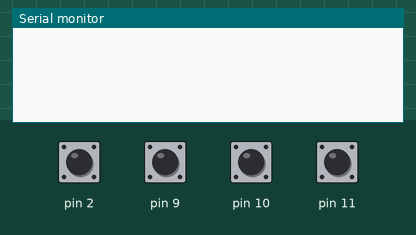
Recording of a sketch running on a simulated Arduino Uno, built with avr-gcc and run on an emulated ATmega328P. On the bench: the last lines printed to the serial monitor. The inputs (shaded band) are chosen by the test bench; at power-on: pin 2, pin 9–11 HIGH.

Above: at 1.2 s.
1.3 s: pin 2 pulled LOW for 0.15 s
At 2.1 s:
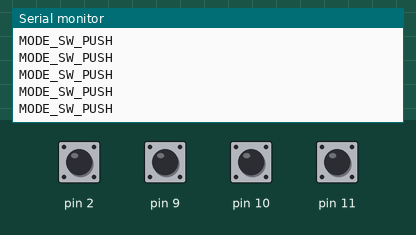
2.9 s: pin 9 pulled LOW for 0.15 s
At 3.8 s:
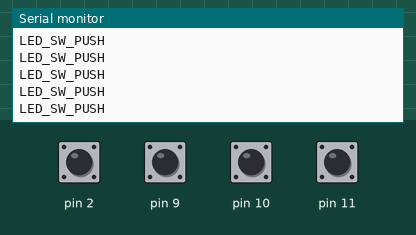
4.5 s: pin 10 pulled LOW for 0.15 s
At 5.7 s:
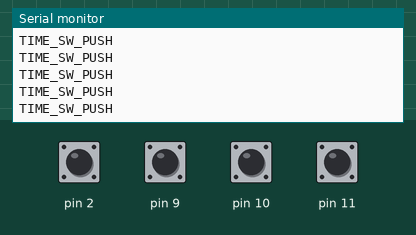
6.1 s: pin 11 pulled LOW for 0.15 s
At 6.9 s:
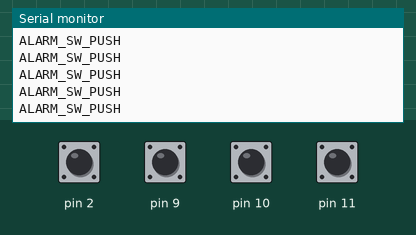
7.7 s: pin 2 driven LOW and pin 9 driven LOW
At 8.7 s:
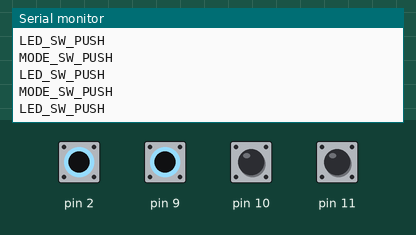

Measured:
- after the input at 1.3 s, the serial monitor: prints a new line at once (image 1)
- after the input at 2.9 s, the serial monitor: prints a new line at once (image 2)
- after the input at 4.5 s, the serial monitor: prints a new line at once (image 3)
- after the input at 6.1 s, the serial monitor: prints a new line at once (image 4)
- after the input at 7.7 s, the serial monitor: prints a new line at once (image 5)

The sketch:

button_test.ino
```cpp
void setup() {
  pinMode(2, INPUT_PULLUP);
  pinMode(9, INPUT_PULLUP);
  pinMode(10, INPUT_PULLUP);
  pinMode(11, INPUT_PULLUP);

  Serial.begin(9600);
}

void loop() {
  if(digitalRead(2) == LOW)
    Serial.println("MODE_SW_PUSH");
  if(digitalRead(9) == LOW)
    Serial.println("LED_SW_PUSH");
  if(digitalRead(10) == LOW)
    Serial.println("TIME_SW_PUSH");
  if(digitalRead(11) == LOW)
    Serial.println("ALARM_SW_PUSH");
}
```
